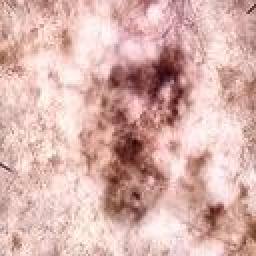
#> input picture samples/clahe_sampleISIC_0027916.jpg.jpg, 128 x 128 px (shown 2 times larger)
$ python -i 07_hair_remover_filter.py   (imports and definitions only)
#> lines starting #> are read from the running program, lines starting #| are printed output that depends on the picture
#> further down, picture is the input picture: shape (128, 128, 3); mean B, G, R 172, 178, 216.6
import os
import cv2
import numpy as np
import random
import matplotlib.pyplot as plt
from display_images import display_images


#paths
INPUT_DIR  = os.path.join("data", "HAM10000_images_color_normalized")
#OUTPUT_DIR = os.path.join("..", "..", "data", "HAM10000_images_hair_removed")
OUTPUT_DIR=os.path.join("data","HAM10000_images_hair_removed" )

# [1 line not run here, left out]


def remove_hair(image):

    #convert to gray
    gray=cv2.cvtColor(image, cv2.COLOR_BGR2GRAY)
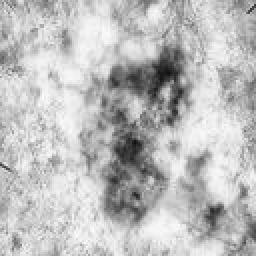
#> gray: shape (128, 128) (shown 2 times larger); min 16, max 251, mean 188.9

    #using blackhat to highlight thin lines
    kernel=cv2.getStructuringElement(cv2.MORPH_RECT, (3, 3))
    blackhat= cv2.morphologyEx(gray, cv2.MORPH_BLACKHAT, kernel)
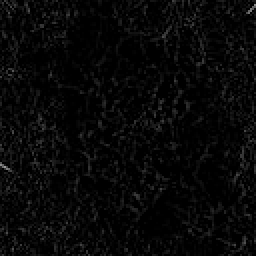
#> blackhat: shape (128, 128) (shown 2 times larger); min 0, max 153, mean 7.5
    #thresholding to create hair mask
    _, hair_mask=cv2.threshold(blackhat, 30, 255, cv2.THRESH_BINARY)
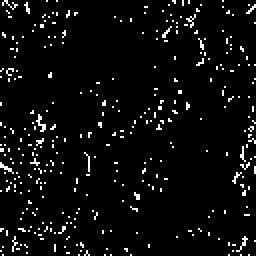
#> hair_mask: shape (128, 128) (shown 2 times larger); 4.5% white in thin lines or dots
    #thickening mask
    #hair_mask=cv2.dilate(hair_mask, np.ones((3,3), np.uint8), iterations=1)
    #fill in mask
    result=cv2.inpaint(image, hair_mask, 1, cv2.INPAINT_TELEA)
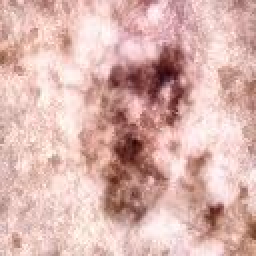
#> result: shape (128, 128, 3) (shown 2 times larger); mean B, G, R 173.5, 179.5, 218.1

    return result


#process images
total=0
skipped=0

#files = [f for f in os.listdir(INPUT_DIR) if f.endswith(".jpg")]
# [1 line that did not run here, left out]
# [37 lines of commented-out code are left out]

# [27 lines not run here, left out]

>>> import cv2
>>> picture = cv2.imread('../../samples/clahe_sampleISIC_0027916.jpg.jpg')
>>> result = remove_hair(picture)

$ run again, on samples/clahe_sampleISIC_0034107.jpg.jpg
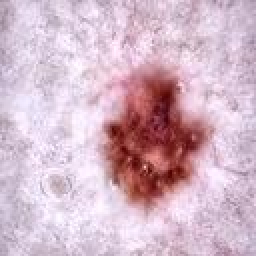
#> input picture samples/clahe_sampleISIC_0034107.jpg.jpg, 128 x 128 px (shown 2 times larger)
#> picture is the input picture: shape (128, 128, 3); mean B, G, R 198.5, 182.9, 211.8
#> in remove_hair, `gray=cv2.cvtColor(image, cv2.COLOR_BGR2GRAY)`:
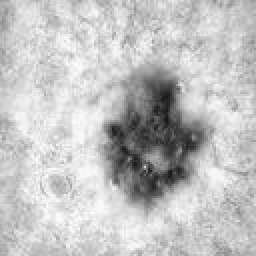
#> gray: shape (128, 128) (shown 2 times larger); min 23, max 252, mean 193.3
#> in remove_hair, `_, hair_mask=cv2.threshold(blackhat, 30, 255, cv2.THRESH_BINARY)`:
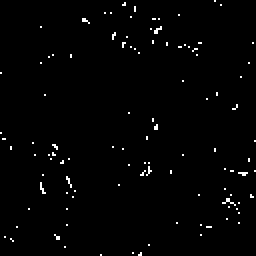
#> hair_mask: shape (128, 128) (shown 2 times larger); 1.3% white in thin lines or dots

$ run again, on samples/color_normalization_sampleISIC_0024795.jpg.jpg
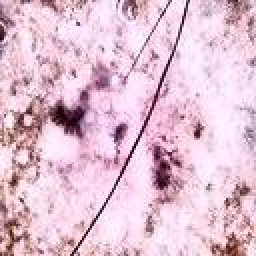
#> input picture samples/color_normalization_sampleISIC_0024795.jpg.jpg, 128 x 128 px (shown 2 times larger)
#> picture is the input picture: shape (128, 128, 3); mean B, G, R 209.1, 191, 224.9
#> in remove_hair, `_, hair_mask=cv2.threshold(blackhat, 30, 255, cv2.THRESH_BINARY)`:
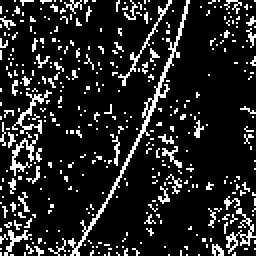
#> hair_mask: shape (128, 128) (shown 2 times larger); 14% white in thin lines or dots
#> in remove_hair, `result=cv2.inpaint(image, hair_mask, 1, cv2.INPAINT_TELEA)`:
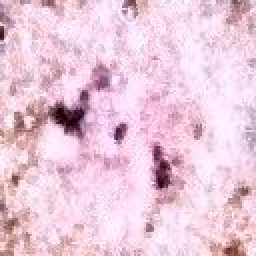
#> result: shape (128, 128, 3) (shown 2 times larger); mean B, G, R 218.1, 199.9, 233.6

$ run again, on samples/color_normalization_sampleISIC_0025433.jpg.jpg
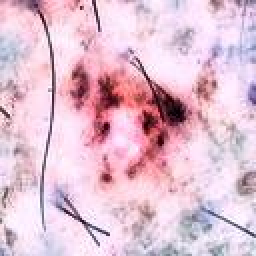
#> input picture samples/color_normalization_sampleISIC_0025433.jpg.jpg, 128 x 128 px (shown 2 times larger)
#> picture is the input picture: shape (128, 128, 3); mean B, G, R 209.2, 191.4, 225.9
#> in remove_hair, `_, hair_mask=cv2.threshold(blackhat, 30, 255, cv2.THRESH_BINARY)`:
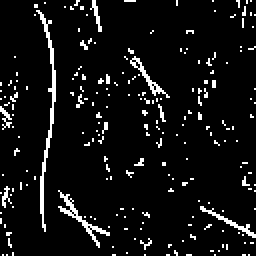
#> hair_mask: shape (128, 128) (shown 2 times larger); 6.8% white in thin lines or dots
#> in remove_hair, `result=cv2.inpaint(image, hair_mask, 1, cv2.INPAINT_TELEA)`:
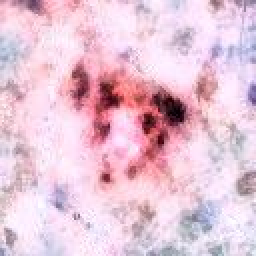
#> result: shape (128, 128, 3) (shown 2 times larger); mean B, G, R 213.8, 196, 230.4
